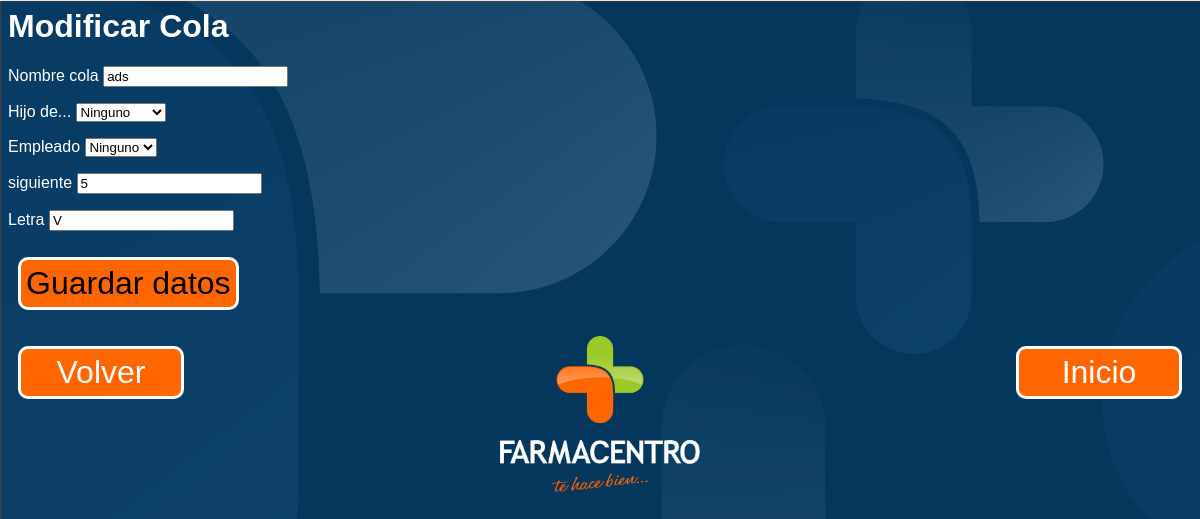
The page /index.php?c=cola&a=modificar&id=18 on the database as committed earlier.
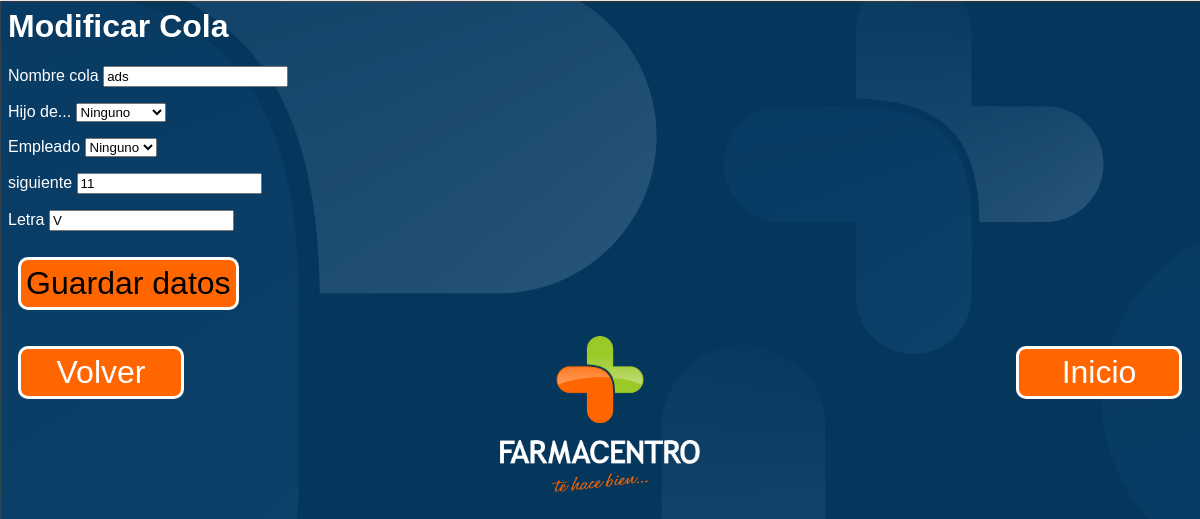
The same page on the database as committed later.
### tables this page shows
CREATE TABLE `Cola` (
  `idCola` int(10) unsigned NOT NULL AUTO_INCREMENT,
  `nombreCola` varchar(30) DEFAULT NULL,
  `idEmpleado` int(10) DEFAULT NULL,
  `hijoDe` int(10) DEFAULT NULL,
  `siguiente` int(10) DEFAULT NULL,
  `letra` char(1) DEFAULT NULL,
  PRIMARY KEY (`idCola`)
);

### controller/ColaController.php (called while the page is built, shortened)
<?php
require_once "model/cola.php";
class ColaController{
  public function modificar(){
      $tmp = Cola::get($_REQUEST['id']);
      require_once "view/header.php";
      require_once "view/cola/colaEdit.php";
      require_once "view/footer.php";
  }
}
?>

### index.php (called while the page is built, shortened)
<?php
$accion = "index";
if(isset($_REQUEST['a'])){
    $accion = $_REQUEST['a'];
}
$controller = new $controller();
$controller->$accion();
?>

### model/cola.php (called while the page is built, shortened)
<?php
class Cola{
    private $idCola;
    private $nombreCola;
    private $siguiente;
    private $letra;
    public function getIdCola() {
        return $this->idCola;
    }
    public function setIdCola($idCola) {
        $this->idCola = $idCola;
    }
    public function getNombreCola() {
        return $this->nombreCola;
    }
    public function setNombreCola($nombreCola) {
        $this->nombreCola = $nombreCola;
    }
    function getSiguiente() {
        return $this->siguiente;
    }
    function getLetra() {
        return $this->letra;
    }
    function setSiguiente($siguiente) {
        $this->siguiente = $siguiente;
    }
    function setLetra($letra) {
        $this->letra = $letra;
    }
    public static function get($id){
        try {
            $mdb =  DataBase::getDb();
            $temp = $mdb->prepare("SELECT * FROM Cola WHERE idCola = $id");
            $temp->execute();
            $resultado = $temp->fetchAll();
            $data = new Cola($resultado[0]['idCola'], $resultado[0]['nombreCola'],
                    $resultado[0]['idEmpleado'], $resultado[0]['hijoDe'], $resultado[0]['siguiente'],
                    $resultado[0]['letra']);
        } catch (PDOException $e) {
            print "¡Error!: " . $e->getMessage() . "<br/>";
            die();
        }
        return $data;
    }
}
?>

### view/cola/colaEdit.php (the view, shortened to what this page needs)
<?php if($tmp->getIdCola() == null){ ?>
<h1>Crear Cola</h1>
<?php } else{ ?>
<h1>Modificar Cola</h1>
<?php }?>
<form method="POST" action="index.php?c=cola&a=save">
        <p>Nombre cola <input type="text" name="nombreCola" size="20" value="<?= $tmp->getNombreCola() ?>"></p>
        <p>Hijo de...
            <select name="idPadre">
                <option value = "-1">Ninguno</option>
            </select>
        <p>Empleado
            <select name="idEmpleado">
                <option value="-1">Ninguno</option>
            </select>
        <p>siguiente <input type="text" name="siguiente" size="20" value="<?= $tmp->getSiguiente() ?>"></p>
        <p>Letra <input type="text" name="letra" size="20" value="<?= $tmp->getLetra() ?>"></p>
        <p><input class="myButton" type="submit" value="Guardar datos" name="B1"></p>
</form>

### view/header.php (shortened to what this page needs)
<html>
    <head>
        <link rel="stylesheet" type="text/css" href="view/stylesheet.css">
    </head>
    <body>

### view/footer.php
   </body>
   <div class="center">
       <a class="myButton" id="left" href="#" onClick="history.go(-1);return true;">Volver</a>
   <img id="logo" src="view/images/logo.png" />
       <a class="myButton" id="right" href=".">Inicio</a>
   </div>
</html>

### view/stylesheet.css (style rules this page uses)
body { background-image: url("images/fondo.png"); font-family: "Arial", sans-serif; color: white; }
a { color: white; font-size:15px; text-decoration: none; }
.center { width: 100%; text-align: center; display: inline-block; }
.myButton { display:inline-block; background: #ff6600; border:solid 3px #ffffff; min-width:150px; font-size: 2em; text-align: center; -webkit-border-radius: 10px; -moz-border-radius: 10px; border-radius: 10px; margin: 10px; padding: 5px; }
#left { float: left; }
#right { float: right; }
#logo { width: 200px; }

Rows that differ between the two databases and show on the page:
changed cola "ads": siguiente "5" → "11"
